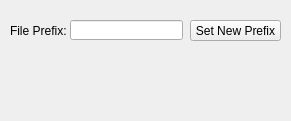
<?xml version="1.0" encoding="UTF-8"?>
<ui version="4.0">
 <class>Form</class>
 <widget class="QWidget" name="Form">
  <property name="geometry">
   <rect>
    <x>0</x>
    <y>0</y>
    <width>291</width>
    <height>121</height>
   </rect>
  </property>
  <property name="sizePolicy">
   <sizepolicy hsizetype="Minimum" vsizetype="Minimum">
    <horstretch>0</horstretch>
    <verstretch>0</verstretch>
   </sizepolicy>
  </property>
  <property name="minimumSize">
   <size>
    <width>291</width>
    <height>121</height>
   </size>
  </property>
  <property name="windowTitle">
   <string>Form</string>
  </property>
  <layout class="QVBoxLayout" name="verticalLayout">
   <property name="spacing">
    <number>0</number>
   </property>
   <property name="leftMargin">
    <number>0</number>
   </property>
   <property name="topMargin">
    <number>0</number>
   </property>
   <property name="rightMargin">
    <number>0</number>
   </property>
   <property name="bottomMargin">
    <number>0</number>
   </property>
   <item>
    <widget class="QWidget" name="pltWidgetframe" native="true">
     <property name="sizePolicy">
      <sizepolicy hsizetype="Ignored" vsizetype="Ignored">
       <horstretch>0</horstretch>
       <verstretch>0</verstretch>
      </sizepolicy>
     </property>
     <property name="minimumSize">
      <size>
       <width>291</width>
       <height>81</height>
      </size>
     </property>
     <property name="maximumSize">
      <size>
       <width>16777215</width>
       <height>16777215</height>
      </size>
     </property>
     <layout class="QHBoxLayout" name="horizontalLayout">
      <property name="spacing">
       <number>0</number>
      </property>
      <property name="leftMargin">
       <number>0</number>
      </property>
      <property name="topMargin">
       <number>0</number>
      </property>
      <property name="rightMargin">
       <number>0</number>
      </property>
      <property name="bottomMargin">
       <number>0</number>
      </property>
      <item>
       <widget class="QWidget" name="pltWidget" native="true">
        <property name="sizePolicy">
         <sizepolicy hsizetype="Minimum" vsizetype="Minimum">
          <horstretch>0</horstretch>
          <verstretch>0</verstretch>
         </sizepolicy>
        </property>
        <property name="minimumSize">
         <size>
          <width>220</width>
          <height>81</height>
         </size>
        </property>
        <widget class="QPushButton" name="pb_setname">
         <property name="geometry">
          <rect>
           <x>190</x>
           <y>20</y>
           <width>91</width>
           <height>21</height>
          </rect>
         </property>
         <property name="text">
          <string>Set New Prefix</string>
         </property>
        </widget>
        <widget class="QLabel" name="label">
         <property name="geometry">
          <rect>
           <x>10</x>
           <y>20</y>
           <width>61</width>
           <height>21</height>
          </rect>
         </property>
         <property name="text">
          <string>File Prefix:</string>
         </property>
        </widget>
        <widget class="QLineEdit" name="tb_filename">
         <property name="geometry">
          <rect>
           <x>70</x>
           <y>20</y>
           <width>113</width>
           <height>20</height>
          </rect>
         </property>
        </widget>
       </widget>
      </item>
     </layout>
    </widget>
   </item>
  </layout>
 </widget>
 <resources/>
 <connections/>
</ui>
